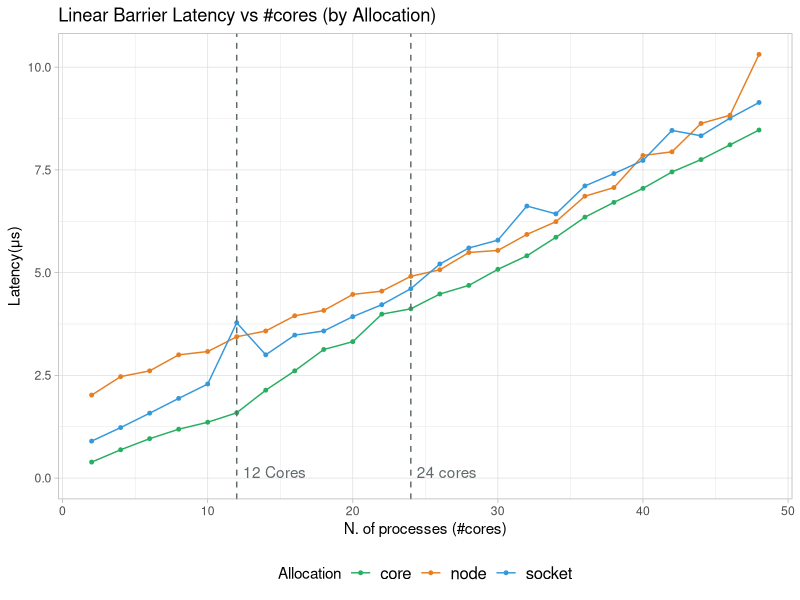
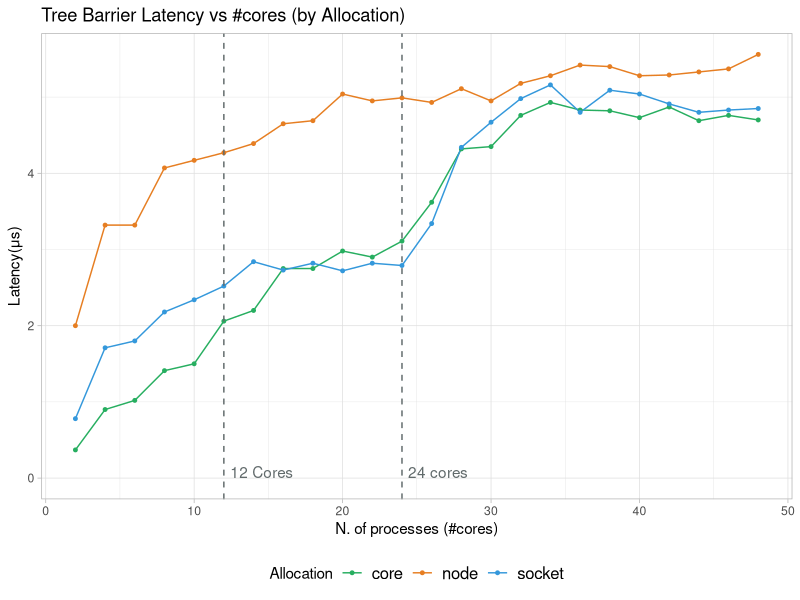
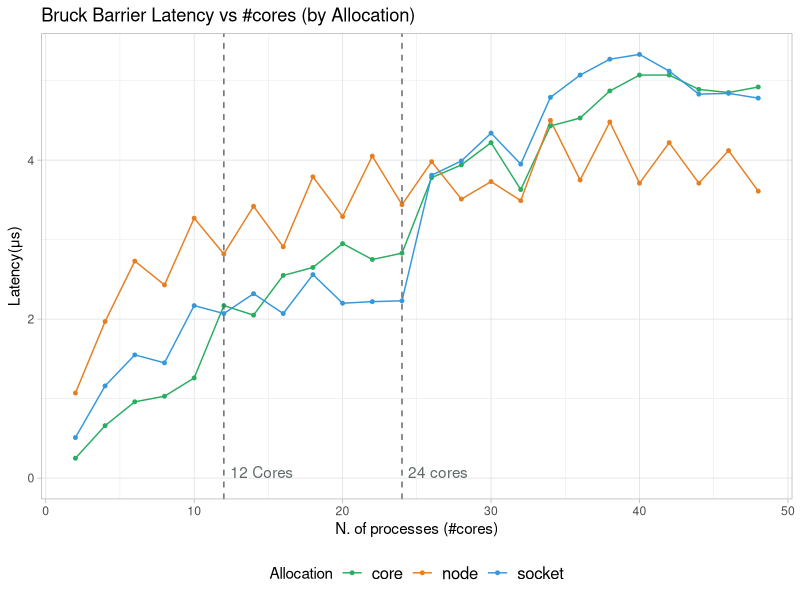
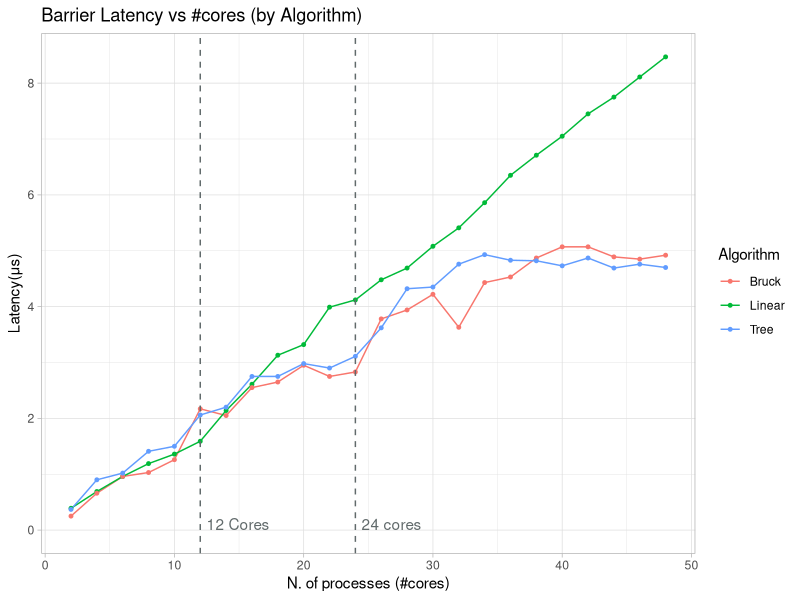
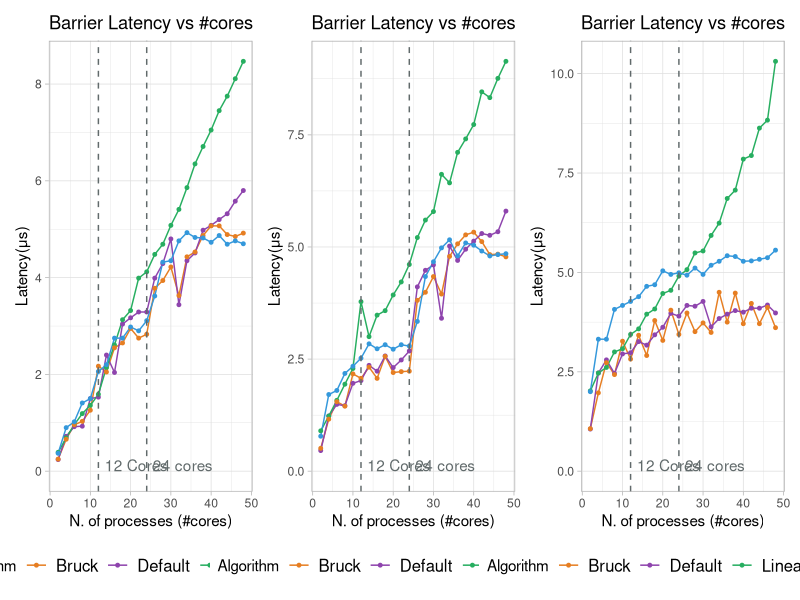
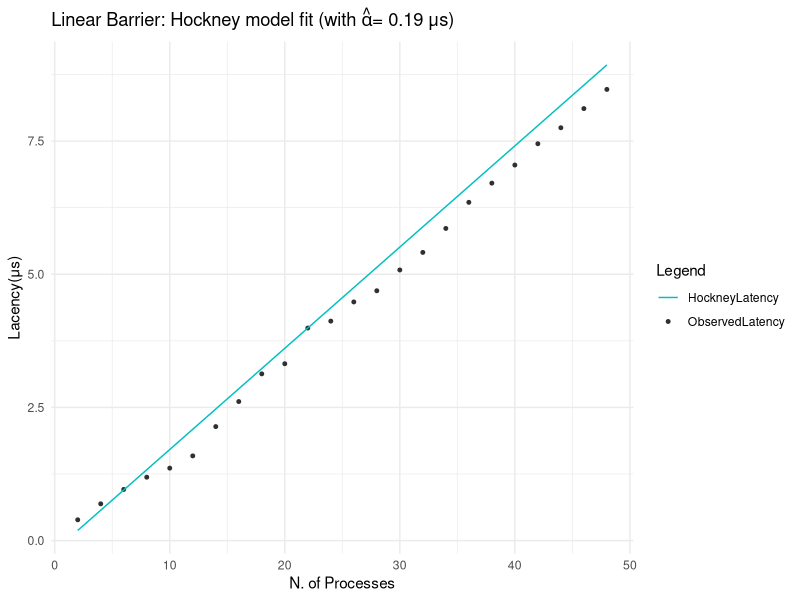
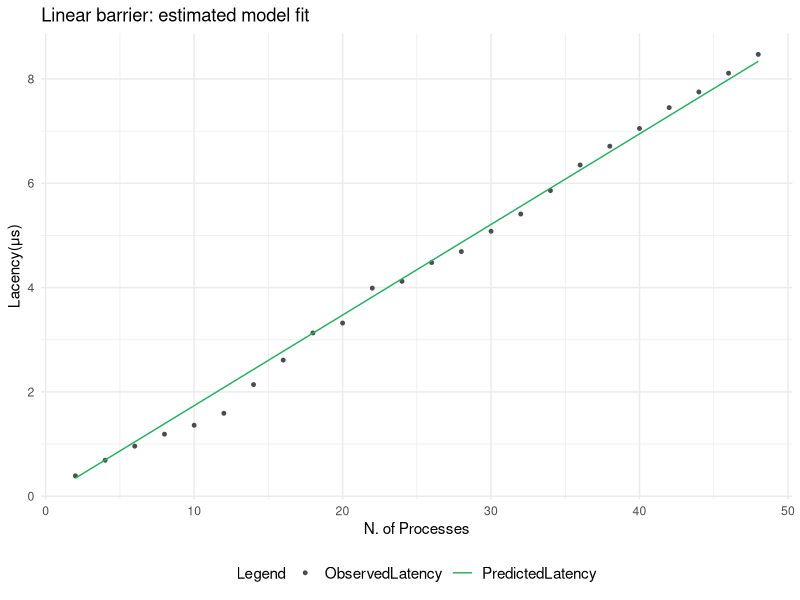
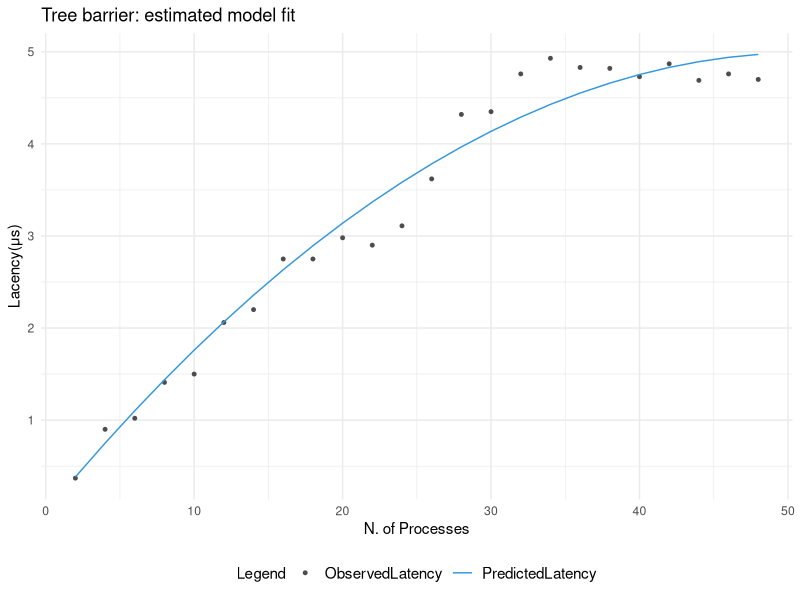

Source code (R) for these figures, in order:
## ---- chunk 1
knitr::opts_chunk$set(echo = TRUE)
library(ggplot2)
library(dplyr)
library(tidyverse)
library(patchwork)
## ---- chunk 2
barrier_default.df<- read.csv(file = "barrier_default.csv")
barrier_linear.df<- read.csv(file = "barrier_linear.csv")
barrier_doublering.df<- read.csv(file = "barrier_doublering.csv")
barrier_recursivedoubling.df<- read.csv(file = "barrier_recursivedoubling.csv")
barrier_bruck.df<- read.csv(file = "barrier_bruck.csv")
barrier_tree.df<- read.csv(file = "barrier_tree.csv")
## ---- chunk 3
barrier.df<- rbind(barrier_default.df,barrier_linear.df,barrier_doublering.df,barrier_recursivedoubling.df,barrier_bruck.df,barrier_tree.df)
## ---- chunk 4
barrier.df %>% filter(Algorithm =="Linear")%>% 
  ggplot(aes(x = Processes, y = Latency, color = Allocation)) +
    geom_line(linetype = 1) +
    geom_point(size=1)+
    #geom_abline(slope = 0.19, intercept = -0.19, color = "red")+
    geom_vline(xintercept = c(12, 24), linetype = "dashed", color = "#616A6B")+
    annotate("text", x = c(12,24), y = c(0,0), label = c("12 Cores","24 cores"), vjust = 0, hjust = -0.1,color="#616A6B")+
    scale_color_manual(values = c("#27AE60","#E67E22","#3498DB")) +
    xlim(2, 48) +
    labs(x = 'N. of processes (#cores)',
         y = 'Latency(μs)',
         title = 'Linear Barrier Latency vs #cores (by Allocation)',
         color = 'Allocation')+
    theme_light()+
    theme(
      legend.position = "bottom",
      legend.text = element_text(size = 12) 
    )
## ---- chunk 5
barrier.df %>% filter(Algorithm =="Tree")%>% 
  ggplot(aes(x = Processes, y = Latency, color = Allocation)) +
    geom_line(linetype = 1) +
    geom_point(size=1)+
    #geom_abline(slope = 0.19, intercept = -0.19, color = "red")+
    geom_vline(xintercept = c(12, 24), linetype = "dashed", color = "#616A6B")+
    annotate("text", x = c(12,24), y = c(0,0), label = c("12 Cores","24 cores"), vjust = 0, hjust = -0.1,color="#616A6B")+
    scale_color_manual(values = c("#27AE60","#E67E22","#3498DB")) +
    xlim(2, 48) +
    labs(x = 'N. of processes (#cores)',
         y = 'Latency(μs)',
         title = 'Tree Barrier Latency vs #cores (by Allocation)',
         color = 'Allocation')+
    theme_light()+
    theme(
      legend.position = "bottom",
      legend.text = element_text(size = 12) 
    )
## ---- chunk 6
barrier.df %>% filter(Algorithm =="Bruck")%>% 
  ggplot(aes(x = Processes, y = Latency, color = Allocation)) +
    geom_line(linetype = 1) +
    geom_point(size=1)+
    #geom_abline(slope = 0.19, intercept = -0.19, color = "red")+
    geom_vline(xintercept = c(12, 24), linetype = "dashed", color = "#616A6B")+
    annotate("text", x = c(12,24), y = c(0,0), label = c("12 Cores","24 cores"), vjust = 0, hjust = -0.1,color="#616A6B")+
    scale_color_manual(values = c("#27AE60","#E67E22","#3498DB")) +
    xlim(2, 48) +
    labs(x = 'N. of processes (#cores)',
         y = 'Latency(μs)',
         title = 'Bruck Barrier Latency vs #cores (by Allocation)',
         color = 'Allocation')+
    theme_light()+
    theme(
      legend.position = "bottom",
      legend.text = element_text(size = 12) 
    )
## ---- chunk 7
barrier.df %>% filter(Allocation == "core") %>% filter(Algorithm %in% c("Tree","Linear","Bruck") )%>% 
  ggplot(aes(x = Processes, y = Latency, color = Algorithm)) +
    geom_line(linetype = 1) +
    geom_point(size=1)+
    #geom_abline(slope = 0.19, intercept = -0.19, color = "red")+
    geom_vline(xintercept = c(12, 24), linetype = "dashed", color = "#616A6B")+
    annotate("text", x = c(12,24), y = c(0,0), label = c("12 Cores","24 cores"), vjust = 0, hjust = -0.1,color="#616A6B")+
    #scale_color_manual(values = c("#27AE60","#E67E22","#3498DB","#8E44AD","")) +
    xlim(2, 48) +
    labs(x = 'N. of processes (#cores)',
         y = 'Latency(μs)',
         title = 'Barrier Latency vs #cores (by Algorithm)',
         color = 'Algorithm')+
    theme_light()
## ---- chunk 8
Plots=list()
maps= c("core","socket","node")
for (i in 1:length(maps)){
  Plots[[i]]<- barrier.df %>% filter(Allocation == maps[i]) %>% filter(Algorithm %in% c("Default","Tree","Linear","Bruck")) %>%
    ggplot(aes(x = Processes, y = Latency, color = Algorithm)) +
      geom_line(linetype = 1) +
      geom_point(size=1)+
      geom_vline(xintercept = c(12, 24), linetype = "dashed", color = "#616A6B")+
      annotate("text", x = c(12,24), y = c(0,0), label = c("12 Cores","24 cores"), vjust = 0, hjust = -0.1,color="#616A6B")+
      scale_color_manual(values = c("#E67E22","#8E44AD","#27AE60","#3498DB")) +
      xlim(2, 48) +  # Adjust the x-axis limits as needed
      labs(x = 'N. of processes (#cores)',
           y = 'Latency(μs)',
           title = paste0('Barrier Latency vs #cores'),
           color = 'Algorithm')+
      theme_light()+
    theme(
      legend.position = "bottom",
      legend.text = element_text(size = 12) 
    )
}
## ---- chunk 9
Plots[[1]] | Plots[[2]] | Plots[[3]]
## ---- chunk 10
#Point to point latency (alpha parameter in Hockney model for linear barrier)
alpha<- 0.19
# Model will be Latency= alpha*(P-1) = alpha*P - alpha, with P: number of processes
barrier_linear.df$HockneyLatency <- alpha* barrier_linear.df$Processes - alpha
barrier_linear.df$ObservedLatency <-barrier_linear.df$Latency
# Now make the plot
Hockney.df <- tidyr::gather(barrier_linear.df %>% filter(Allocation=="core"), key = "Legend", value = "Value", -Processes, -Allocation, -Algorithm,-Latency)
# Plot using ggplot
ggplot(Hockney.df, aes(x = Processes, y = Value, color = Legend)) +
  geom_point(data = subset(Hockney.df, Legend == "ObservedLatency"), size = 1) +
  geom_line(data = subset(Hockney.df, Legend == "HockneyLatency"), linetype = 1) +
  labs(title = expression(paste("Linear Barrier: Hockney model fit (with ",hat(alpha),"= 0.19 μs)")),
       x = "N. of Processes",
       y = "Lacency(μs)") +
  scale_color_manual(values = c("ObservedLatency" = "grey19", "HockneyLatency" = "#00BFC1")) +
  theme_minimal()
## ---- chunk 11
linear_fit<- lm(formula= Latency ~ -1+Processes,
                data=barrier_linear.df %>% filter(Allocation == "core")
                )
summary(linear_fit)
## ---- chunk 12
barrier_linear.df$PredictedLatency <- predict(linear_fit)
barrier_linear.df$ObservedLatency <-barrier_linear.df$Latency
# Now make the plot
LinearPlot.df <- tidyr::gather(barrier_linear.df %>% filter(Allocation=="core"), key = "Legend", value = "Value", -Processes, -Allocation, -Algorithm,-Latency)
# Plot using ggplot
ggplot(Hockney.df, aes(x = Processes, y = Value, color = Legend)) +
  geom_point(data = subset(LinearPlot.df, Legend == "ObservedLatency"), size = 1) +
  geom_line(data = subset(LinearPlot.df, Legend == "PredictedLatency"), linetype = 1) +
  labs(title = "Linear barrier: estimated model fit",
       x = "N. of Processes",
       y = "Lacency(μs)") +
  scale_color_manual(values = c("ObservedLatency" = "grey30", "PredictedLatency" = "#27AE60")) +
  theme_minimal()+
  theme(legend.position = "bottom",
        legend.text = element_text(size = 11) )
## ---- chunk 13
tree_fit<- lm(formula=Latency ~ -1+Processes+I(Processes^2),
                data=barrier_tree.df %>% filter(Allocation == "core")
                )
summary(tree_fit)
## ---- chunk 14
barrier_tree.df$PredictedLatency <- predict(tree_fit)
barrier_tree.df$ObservedLatency <-barrier_tree.df$Latency
# Now make the plot
TreePlot.df <- tidyr::gather(barrier_tree.df %>% filter(Allocation=="core"), key = "Legend", value = "Value", -Processes, -Allocation, -Algorithm,-Latency)
# Plot using ggplot
ggplot(TreePlot.df, aes(x = Processes, y = Value, color = Legend)) +
  geom_point(data = subset(TreePlot.df, Legend == "ObservedLatency"), size = 1) +
  geom_line(data = subset(TreePlot.df, Legend == "PredictedLatency"), linetype = 1) +
  labs(title = "Tree barrier: estimated model fit",
       x = "N. of Processes",
       y = "Lacency(μs)") +
  scale_color_manual(values = c("ObservedLatency" = "grey30", "PredictedLatency" = "#3498DB"),) +
  theme_minimal()+
  theme(legend.position = "bottom",
        legend.text = element_text(size = 11) )
## ---- chunk 15
bruck_fit<- lm(formula= Latency ~ -1+Processes+I(Processes^2),
                data=barrier_bruck.df %>% filter(Allocation == "core")
                )
summary(bruck_fit)
## ---- chunk 16
barrier_bruck.df$PredictedLatency <- predict(bruck_fit)
barrier_bruck.df$ObservedLatency <-barrier_bruck.df$Latency
# Now make the plot
BruckPlot.df <- tidyr::gather(barrier_bruck.df %>% filter(Allocation=="core"), key = "Legend", value = "Value", -Processes, -Allocation, -Algorithm,-Latency)
# Plot using ggplot
ggplot(BruckPlot.df, aes(x = Processes, y = Value, color = Legend)) +
  geom_point(data = subset(BruckPlot.df, Legend == "ObservedLatency"), size = 1) +
  geom_line(data = subset(BruckPlot.df, Legend == "PredictedLatency"), linetype = 1) +
  labs(title = "Bruck barrier: estimated model fit",
       x = "N. of Processes",
       y = "Lacency(μs)") +
  scale_color_manual(values = c("ObservedLatency" = "grey30", "PredictedLatency" = "#E67E22")) +
  theme_minimal()+
  theme(legend.position = "bottom",
        legend.text = element_text(size = 11) )
## ---- chunk 17
default_fit<- lm(formula= Latency ~ -1+Processes+I(Processes^2),
                data=barrier_default.df %>% filter(Allocation == "core")
                )
summary(default_fit)
## ---- chunk 18
barrier_default.df$PredictedLatency <- predict(default_fit)
barrier_default.df$ObservedLatency <-barrier_default.df$Latency
# Now make the plot
DefaultPlot.df <- tidyr::gather(barrier_default.df %>% filter(Allocation=="core"), key = "Legend", value = "Value", -Processes, -Allocation, -Algorithm,-Latency)
# Plot using ggplot
ggplot(DefaultPlot.df, aes(x = Processes, y = Value, color = Legend)) +
  geom_point(data = subset(DefaultPlot.df, Legend == "ObservedLatency"), size = 1) +
  geom_line(data = subset(DefaultPlot.df, Legend == "PredictedLatency"), linetype = 1) +
  labs(title ="Default barrier: estimated model fit",
       x = "N. of Processes",
       y = "Lacency(μs)") +
  scale_color_manual(values = c("ObservedLatency" = "grey30", "PredictedLatency" = "#8E44AD")) +
  theme_minimal()+
  theme(legend.position = "bottom",
        legend.text = element_text(size = 11) )
